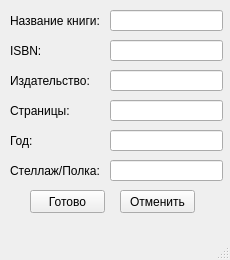
<?xml version="1.0" encoding="UTF-8"?>
<ui version="4.0">
 <class>MainWindow</class>
 <widget class="QMainWindow" name="MainWindow">
  <property name="geometry">
   <rect>
    <x>0</x>
    <y>0</y>
    <width>230</width>
    <height>260</height>
   </rect>
  </property>
  <property name="minimumSize">
   <size>
    <width>230</width>
    <height>260</height>
   </size>
  </property>
  <property name="maximumSize">
   <size>
    <width>230</width>
    <height>260</height>
   </size>
  </property>
  <property name="windowTitle">
   <string>Новая Книга</string>
  </property>
  <widget class="QWidget" name="centralwidget">
   <widget class="QLabel" name="label">
    <property name="geometry">
     <rect>
      <x>10</x>
      <y>10</y>
      <width>91</width>
      <height>21</height>
     </rect>
    </property>
    <property name="text">
     <string>Название книги:</string>
    </property>
   </widget>
   <widget class="QLabel" name="label_2">
    <property name="geometry">
     <rect>
      <x>10</x>
      <y>40</y>
      <width>91</width>
      <height>21</height>
     </rect>
    </property>
    <property name="text">
     <string>ISBN:</string>
    </property>
   </widget>
   <widget class="QLabel" name="label_3">
    <property name="geometry">
     <rect>
      <x>10</x>
      <y>70</y>
      <width>91</width>
      <height>21</height>
     </rect>
    </property>
    <property name="text">
     <string>Издательство:</string>
    </property>
   </widget>
   <widget class="QLabel" name="label_4">
    <property name="geometry">
     <rect>
      <x>10</x>
      <y>100</y>
      <width>91</width>
      <height>21</height>
     </rect>
    </property>
    <property name="text">
     <string>Страницы:</string>
    </property>
   </widget>
   <widget class="QLabel" name="label_5">
    <property name="geometry">
     <rect>
      <x>10</x>
      <y>130</y>
      <width>91</width>
      <height>21</height>
     </rect>
    </property>
    <property name="text">
     <string>Год:</string>
    </property>
   </widget>
   <widget class="QLabel" name="label_6">
    <property name="geometry">
     <rect>
      <x>10</x>
      <y>160</y>
      <width>91</width>
      <height>21</height>
     </rect>
    </property>
    <property name="text">
     <string>Стеллаж/Полка:</string>
    </property>
   </widget>
   <widget class="QPushButton" name="PB_cancel">
    <property name="geometry">
     <rect>
      <x>120</x>
      <y>190</y>
      <width>75</width>
      <height>23</height>
     </rect>
    </property>
    <property name="text">
     <string>Отменить</string>
    </property>
   </widget>
   <widget class="QPushButton" name="PB_ready">
    <property name="geometry">
     <rect>
      <x>30</x>
      <y>190</y>
      <width>75</width>
      <height>23</height>
     </rect>
    </property>
    <property name="text">
     <string>Готово</string>
    </property>
   </widget>
   <widget class="QLineEdit" name="LE_name">
    <property name="geometry">
     <rect>
      <x>110</x>
      <y>10</y>
      <width>113</width>
      <height>21</height>
     </rect>
    </property>
   </widget>
   <widget class="QLineEdit" name="LE_ISBN">
    <property name="geometry">
     <rect>
      <x>110</x>
      <y>40</y>
      <width>113</width>
      <height>21</height>
     </rect>
    </property>
   </widget>
   <widget class="QLineEdit" name="LE_ph">
    <property name="geometry">
     <rect>
      <x>110</x>
      <y>70</y>
      <width>113</width>
      <height>21</height>
     </rect>
    </property>
   </widget>
   <widget class="QLineEdit" name="LE_pages">
    <property name="geometry">
     <rect>
      <x>110</x>
      <y>100</y>
      <width>113</width>
      <height>21</height>
     </rect>
    </property>
   </widget>
   <widget class="QLineEdit" name="LE_year">
    <property name="geometry">
     <rect>
      <x>110</x>
      <y>130</y>
      <width>113</width>
      <height>21</height>
     </rect>
    </property>
   </widget>
   <widget class="QLineEdit" name="LE_location">
    <property name="geometry">
     <rect>
      <x>110</x>
      <y>160</y>
      <width>113</width>
      <height>21</height>
     </rect>
    </property>
   </widget>
  </widget>
  <widget class="QMenuBar" name="menubar">
   <property name="geometry">
    <rect>
     <x>0</x>
     <y>0</y>
     <width>230</width>
     <height>21</height>
    </rect>
   </property>
  </widget>
  <widget class="QStatusBar" name="statusbar"/>
 </widget>
 <resources/>
 <connections/>
</ui>
